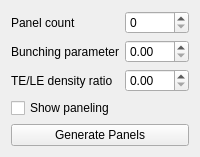
                <widget class="QWidget" name="panelingBasicPage">
                 <attribute name="title">
                  <string>Basic</string>
                 </attribute>
                 <layout class="QFormLayout" name="panelingBasicForm">
                  <property name="rowWrapPolicy">
                   <enum>QFormLayout::WrapLongRows</enum>
                  </property>
                  <item row="0" column="0">
                   <widget class="QLabel" name="panelCountLabel">
                    <property name="text">
                     <string>Panel count</string>
                    </property>
                   </widget>
                  </item>
                  <item row="0" column="1">
                   <widget class="QSpinBox" name="panelCountSpin">
                    <property name="toolTip">
                     <string>Panel-node count; public library range 2 to 595.</string>
                    </property>
                    <property name="accessibleName">
                     <string>Panel count</string>
                    </property>
                    <property name="maximumWidth">
                     <number>95</number>
                    </property>
                   </widget>
                  </item>
                  <item row="1" column="0">
                   <widget class="QLabel" name="bunchingLabel">
                    <property name="text">
                     <string>Bunching parameter</string>
                    </property>
                   </widget>
                  </item>
                  <item row="1" column="1">
                   <widget class="QDoubleSpinBox" name="bunchingSpin">
                    <property name="toolTip">
                     <string>Dimensionless PANGEN bunching parameter.</string>
                    </property>
                    <property name="accessibleName">
                     <string>Bunching parameter</string>
                    </property>
                    <property name="maximumWidth">
                     <number>100</number>
                    </property>
                   </widget>
                  </item>
                  <item row="2" column="0">
                   <widget class="QLabel" name="teToLeLabel">
                    <property name="text">
                     <string>TE/LE density ratio</string>
                    </property>
                   </widget>
                  </item>
                  <item row="2" column="1">
                   <widget class="QDoubleSpinBox" name="teToLeSpin">
                    <property name="toolTip">
                     <string>Dimensionless trailing-edge to leading-edge density ratio.</string>
                    </property>
                    <property name="accessibleName">
                     <string>Trailing-edge to leading-edge density ratio</string>
                    </property>
                    <property name="maximumWidth">
                     <number>100</number>
                    </property>
                   </widget>
                  </item>
                  <item row="3" column="0" colspan="2">
                   <widget class="QCheckBox" name="showPanelingCheckBox">
                <property name="text">
                 <string>Show paneling</string>
                </property>
                <property name="toolTip">
                 <string>Show or hide the red panel contour and panel-node ticks. View only.</string>
                </property>
                <property name="accessibleName">
                 <string>Show paneling</string>
                </property>
               </widget>
                  </item>
                  <item row="4" column="0" colspan="2">
                   <widget class="QPushButton" name="generatePanelButton">
                <property name="text">
                 <string>Generate Panels</string>
                </property>
                <property name="toolTip">
                 <string>Generate the panel from the current geometry and paneling options.</string>
                </property>
                <property name="accessibleName">
                 <string>Generate panels</string>
                </property>
               </widget>
                  </item>
                 </layout>
                </widget>
